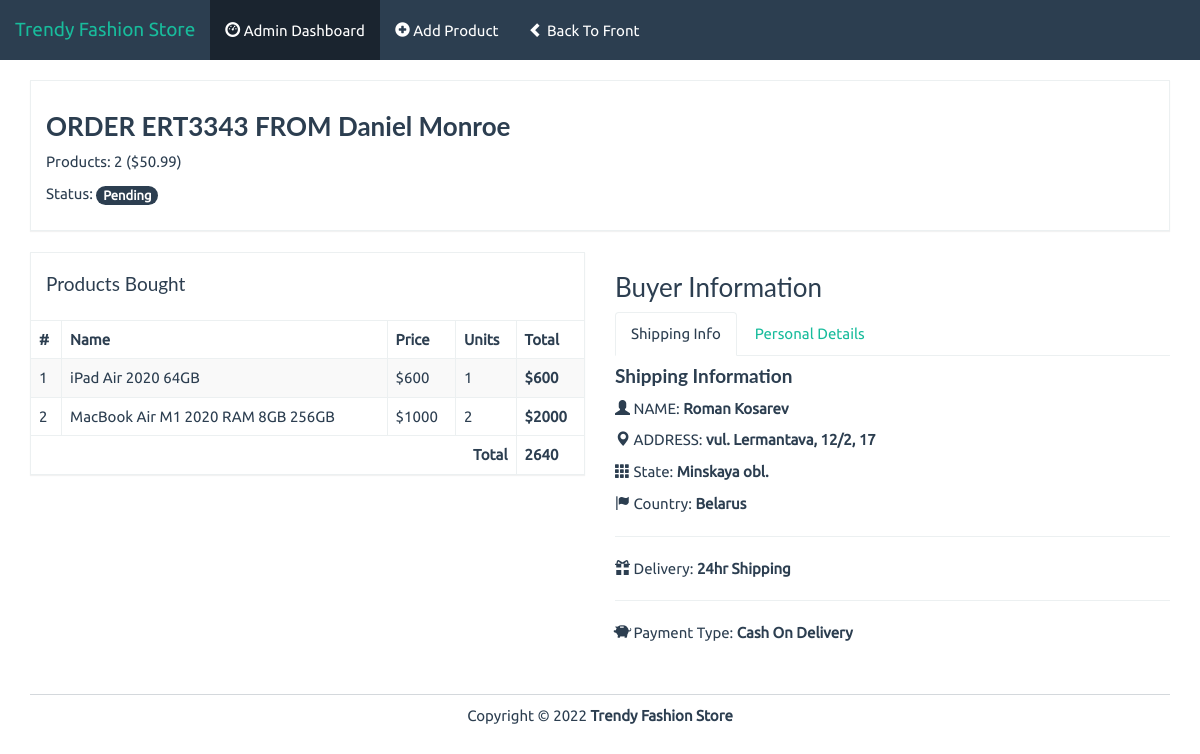
Screenshot of /admin/order/1 with the database file from the repository.
### store/models.py (models this page shows)
class OrderItems(db.Model):
    id = db.Column(db.Integer, primary_key=True)
    order_id = db.Column(db.Integer, db.ForeignKey("order.id"), nullable=False)
    product_id = db.Column(
        db.Integer, db.ForeignKey("product.id"), nullable=False
    )
    quantity = db.Column(db.Integer, nullable=False)
    product = db.relationship("Product", lazy=True)
    @property
    def total_price(self):
        return self.quantity * self.product.price

class Product(db.Model):  # type: ignore
    id = db.Column(db.Integer, primary_key=True)
    name = db.Column(db.String(50), unique=True)
    price = db.Column(db.Integer)
    stock = db.Column(db.Integer)
    description = db.Column(db.String(500))
    image = db.Column(db.String(100))

class Order(db.Model):
    id = db.Column(db.Integer, primary_key=True)
    reference = db.Column(db.String(5))
    first_name = db.Column(db.String(30), nullable=False)
    last_name = db.Column(db.String(30), nullable=False)
    phone_number = db.Column(db.String(30), nullable=False)
    email = db.Column(db.String(50), nullable=False)
    address = db.Column(db.String(100), nullable=False)
    city = db.Column(db.String(100), nullable=False)
    state = db.Column(db.String(100), nullable=False)
    country = db.Column(db.String(100), nullable=False)
    status = db.Column(db.Enum(constants.OrderStatus), nullable=False)
    payment_type = db.Column(db.Enum(constants.PaymentType), nullable=False)
    shipping_type = db.Column(db.Enum(constants.ShippingType), nullable=False)
    items = db.relationship("OrderItems", backref="order", lazy=True)
    @property
    def total_price(self):
        items_total = sum(
            order_item.total_price for order_item in self.items
        )
        shipping_price = services.shipping.from_value(
            self.shipping_type
        ).price
        return items_total + shipping_price

### admin/views.py (the view)
@admin_blueprint.route("/order/<id>")
def order(id: int) -> ftypes.ResponseReturnValue:
    return flask.render_template(
        "admin/view-order.html",
        is_admin=True,  # TODO: remove
        cart=store.services.cart.Cart.from_session(),
        order=service.order_by_id(id),
    )

### admin/service.py (called while the page is built)
def order_by_id(id: int) -> store.models.Order | None:
    return store.models.Order.query.filter_by(id=id).first()

### store/services/cart.py (called while the page is built)
    @classmethod
    def from_session(cls):  # type: ignore
        cart_dict = flask.session.get("cart")
        if not cart_dict:
            cart = cls()
            flask.session["cart"] = dataclasses.asdict(cart)
        else:
            products = [
                ProductInCart.from_dict(prod_dict)
                for prod_dict in cart_dict.get("products")
            ]
            cart = cls(products=products)
        return cart

### store/services/shipping.py (called while the page is built)
def from_value(
    val: str | constants.ShippingType,
    cart: services.cart.Cart | None = None
) -> BaseShipping:
    if isinstance(val, str):
        val = constants.ShippingType.from_value(val)
    for shipping_cls in BaseShipping.__subclasses__():
        if shipping_cls.name == val.value:
            return shipping_cls(cart=cart)
    else:
        raise ValueError(
            f"Shipping not found from value: '{val}'"
        )

    @property
    def price(self):
        return 40

### admin/templates/admin/view-order.html (shortened to what this page needs)
{% extends "base.html" %}
{% block body %}
<div class="row pad">
	<div class="col-lg-12">
		<div class="panel panel-default">
			<div class="panel-body">
				<h3 class="bold">ORDER ERT3343 FROM Daniel Monroe</h3>
				<p>Products: 2 (&dollar;50.99)</p>
				<p>Status: <span class="badge">Pending</span></p>
			</div>
		</div>
	</div>
</div>
<div class="row">
	<div class="col-lg-6">
		<div class="panel panel-default">
			<div class="panel-body">
				<h4>Products Bought</h4>
			</div>
			<div class="table-responsive">
				<table class="table table-striped table-bordered">
					<thead>
						<tr>
							<th>#</th><th>Name</th><th>Price</th><th>Units</th><th>Total</th>
						</tr>
					</thead>
                    <tbody>
                        {% for item in order.items %}
                            <tr>
                                <td>{{ loop.index }}</td>
                                <td>{{ item.product.name }}</td>
                                <td>&dollar;{{ item.product.price }}</td>
                                <td>{{ item.quantity }}</td>
                                <th>&dollar;{{ item.total_price }}</th>
                            </tr>
                        {% endfor %}
					</tbody>
					<tfoot>
						<tr>
							<th colspan="4" class="text-right">Total</th>
							<th>{{ order.total_price }}</th>
						</tr>
					</tfoot>
				</table>
			</div>
		</div>
	</div>
	<div class="col-lg-6">
		<h3 class="strong">Buyer Information</h3>
		<div role="tabpanel">
			<ul class="nav nav-tabs" role="tablist">
				<li role="presentation" class="active">
					<a href="#shipping" aria-controls="shipping" role="tab" data-toggle="tab">Shipping Info</a>
				</li>
				<li role="presentation">
					<a href="#details" aria-controls="details" role="tab" data-toggle="tab">Personal Details</a>
				</li>
			</ul>
			<div class="tab-content">
				<div role="tabpanel" class="tab-pane active" id="shipping">
					<h4 class="bold">Shipping Information</h4>
					<p><i class="glyphicon glyphicon-user"></i> NAME: <strong>{{ order.first_name }} {{ order.last_name }}</strong></p>
					<p><i class="glyphicon glyphicon-map-marker"></i> ADDRESS:
						<strong>{{ order.address }}</strong>
					</p>
					<p><i class="glyphicon glyphicon-th"></i> State: <strong>{{ order.state }}</strong></p>
					<p><i class="glyphicon glyphicon-flag"></i> Country: <strong>{{ order.country }}</strong></p>
					<hr />
					<p>
						<i class="glyphicon glyphicon-gift"></i>
						Delivery: <strong>{{ order.shipping_type.value }}</strong>
					</p>
					<hr />
					<p>
						<i class="glyphicon glyphicon-piggy-bank"></i>
						Payment Type: <strong>{{ order.payment_type.value }}</strong>
					</p>
				</div>
			</div>
		</div>
	</div>
</div>
{% endblock %}

### static/css/styles.css (style rules this page uses)
body { font-family: Ubuntu, verdana, georgia, serif, sans-serif; }
a, a:hover, a:active, a:focus, a:visited { text-decoration: none; }
.bold { font-weight: bolder !important; }
table { width: 100%; }
div.panel, .btn, .navbar { border-radius: 0; }
.pad { margin-top: 10px !important; }
div.panel-body { padding-top: 10px; }

### rows the page displays
OrderItems: product.name "iPad Air 2020 64GB", product.price "600", quantity "1", total_price "600", total_price "2640"
OrderItems: product.name "MacBook Air M1 2020 RAM 8GB 256GB", product.price "1000", quantity "2", total_price "2000"
Order: first_name "Roman", last_name "Kosarev", address "vul. Lermantava, 12/2, 17", state "Minskaya obl.", country "Belarus", shipping_type.value "24hr Shipping", payment_type.value "Cash On Delivery"
